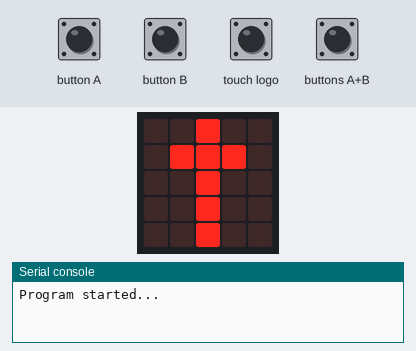
The program below on a simulated BBC micro:bit (MakeCode). On the bench: the board's 5×5 LED display, the last lines printed to the serial console. Inputs (shaded band) come from the test bench. Random numbers come from a fixed seed; the run ends where the board's game-over animation would start. At 9.7 s the program stops and its outputs stay as they are.

Above: at 2.4 s.
2.5 s: touch logo pressed for 0.15 s
At 3.3 s:
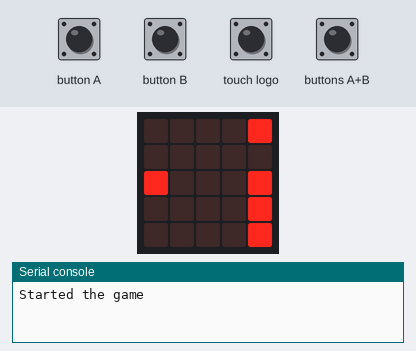
5.6 s: button B pressed for 0.15 s
At 7.4 s:
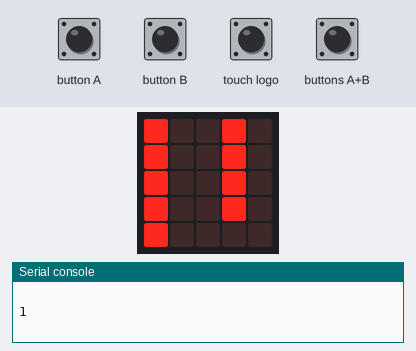
8.7 s: buttons A+B pressed for 0.15 s
At 9.1 s:
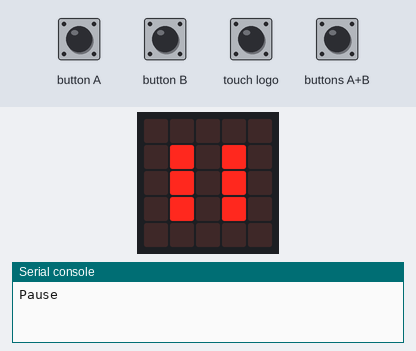
Timing chart, 0 to 11.2 s (numbered marks = the images above; inputs shaded):
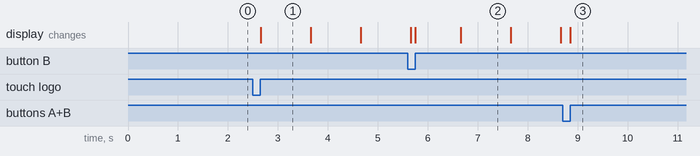

Measured:
- after the input at 2.5 s, the display: changes after 0.15 s (image 1)
- what the display in image 1 shows lasts 1.0 s, from 2.7 s to 3.7 s

The program:

main.ts
```typescript
//  Dragon move down:
input.onButtonPressed(Button.A, function on_button_pressed_a() {
    bird.change(LedSpriteProperty.Y, 1)
    serial.writeLine("" + "Dragon moved to Y= \n")
    serial.writeNumber(bird.get(LedSpriteProperty.Y))
    serial.writeLine("" + "\n")
})
//  Pause and play the game:
input.onButtonPressed(Button.AB, function on_button_pressed_ab() {
    if (game.isPaused()) {
        serial.writeLine("Play")
        serial.writeLine("" + "\n")
        basic.showLeds(`
            . # . . .
            . # # . .
            . # # # .
            . # # . .
            . # . . .
            `)
        basic.pause(500)
        basic.clearScreen()
        game.resume()
    } else {
        serial.writeLine("Pause")
        serial.writeLine("" + "\n")
        game.pause()
        basic.showLeds(`
            . . . . .
            . # . # .
            . # . # .
            . # . # .
            . . . . .
            `)
    }

})
//  Dragon move up:
input.onButtonPressed(Button.B, function on_button_pressed_b() {
    bird.change(LedSpriteProperty.Y, -1)
    serial.writeLine("" + "Dragon moved to Y= \n")
    serial.writeNumber(bird.get(LedSpriteProperty.Y))
    serial.writeLine("" + "\n")
})
//  Start the game:
input.onLogoEvent(TouchButtonEvent.Pressed, function on_logo_pressed() {

    serial.writeLine("Started the game")
    serial.writeLine("" + "\n")
    score = 0
    bird = game.createSprite(0, 2)
    for (let index = 0; index < 1e+105; index++) {
        while (obstacles.length > 0 && obstacles[0].get(LedSpriteProperty.X) == 0) {
            obstacles.removeAt(0).delete()
        }
        for (let obstacle of obstacles) {
            obstacle.change(LedSpriteProperty.X, -1)
        }
        if (ticks % 3 == 0) {
            empty_obstacle = randint(0, 4)
            for (let index2 = 0; index2 < 5; index2++) {
                if (index2 != empty_obstacle) {
                    obstacles.push(game.createSprite(4, index2))
                }

            }
        }

        for (let obstacle2 of obstacles) {
            if (obstacle2.get(LedSpriteProperty.X) == bird.get(LedSpriteProperty.X) && obstacle2.get(LedSpriteProperty.Y) == bird.get(LedSpriteProperty.Y)) {
                serial.writeLine("" + "Game over :( \n")
                serial.writeLine("" + "Score: \n")
                serial.writeNumber(score)
                game.gameOver()
                basic.showString("Game over  Score:")
                basic.showNumber(score)
                break
            }

        }
        ticks += 1
        basic.pause(1000)
        score += 1
    }
})
let empty_obstacle = 0
let ticks = 0
let score = 0
let bird : game.LedSprite = null
let obstacles : game.LedSprite[] = []
basic.showLeds(`
    . . # . .
    . # # # .
    . . # . .
    . . # . .
    . . # . .
    `)
let sprite = 0
let index3 = 0
basic.pause(800)
serial.writeLine("Program started...")
obstacles = []
```

test.ts
```typescript
// les tests vont ici; ceci n'est pas compilé lorsque cet ensemble est utilisé en tant qu'extension.
```
